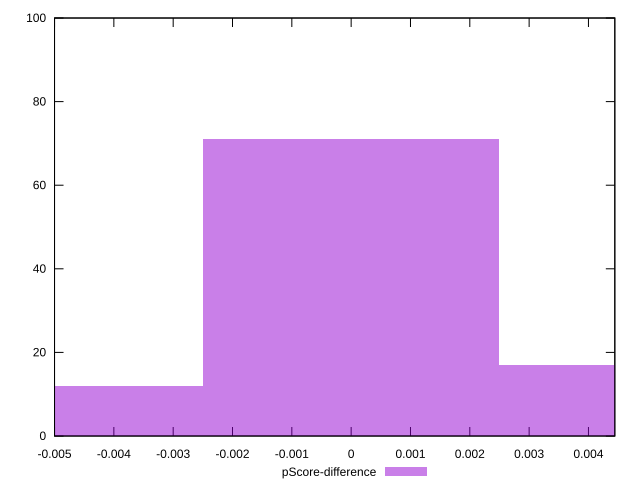

This chart was generated by the following gnuplot code:
reset

$pScoreDifference <<EOF
0.004984462131841296 17
0 71
-0.004984462131841296 12
EOF

set key outside below
set boxwidth 0.004984462131841296
set xrange [-0.0050000000000000044:0.004444444444444473]
set yrange [0:100]
set trange [0:100]
set style fill transparent solid 0.5 noborder
set terminal svg size 640, 490 enhanced background rgb 'white'
set output "report_00015_2021-02-09T16-11-33.973Z/uses-http2/samples/pages/pScore-difference/histogram.svg"

plot $pScoreDifference title "pScore-difference" with boxes

reset
